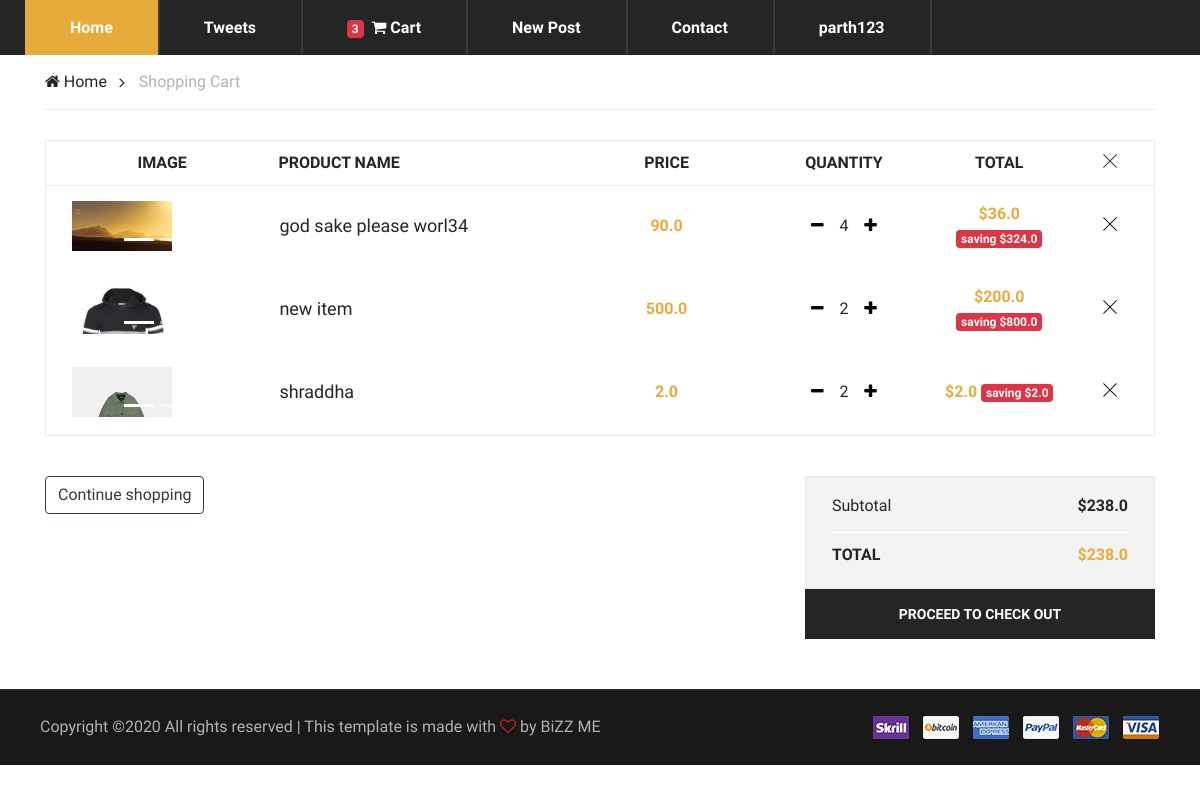
The app's page /order-summary/ (signed in) with its own data.
### userpanel/models.py (models this page shows)
class User(AbstractUser):
    is_customer = models.BooleanField(default=False)
    is_business = models.BooleanField(default=False)

### ecommerce/models.py (models this page shows, shortened)
class Order(models.Model):
    user = models.ForeignKey(User,
                             on_delete=models.CASCADE)
    item = models.ManyToManyField(OrderItem)
    start_date = models.DateTimeField(auto_now_add=True)
    ordered_date = models.DateTimeField()
    ordered = models.BooleanField(default=False)
    billing_address = models.ForeignKey(
        'BillingAddress', on_delete=models.SET_NULL, blank=True, null=True)
    payment = models.ForeignKey(
        'Payment', on_delete=models.SET_NULL, blank=True, null=True)
    coupon = models.ForeignKey(
        'Coupon', on_delete=models.SET_NULL, blank=True, null=True)
    def get_total(self):
        total = 0
        for order_item in self.item.all():
            total += order_item.get_final_price()
        if self.coupon:
            total -= self.coupon.amount
            return total
        return total

class OrderItem(models.Model):
    user = models.ForeignKey(User,
                             on_delete=models.CASCADE)
    ordered = models.BooleanField(default=False)
    item = models.ForeignKey(Item, on_delete=models.CASCADE)
    quantity = models.IntegerField(default=1)
    def get_total_item_price(self):
        return self.quantity * self.item.price
    def get_total_discounted_item_price(self):
        return self.quantity * self.item.discounted_price
    def get_amount_saved(self):
        return self.get_total_item_price() - self.get_total_discounted_item_price()
    def get_final_price(self):
        if self.item.discounted_price:
            return self.get_total_discounted_item_price()
        return self.get_total_item_price()

class Item(models.Model):
    title = models.CharField(max_length=100)
    price = models.FloatField()
    discounted_price = models.FloatField(blank=True, null=True)
    category = models.CharField(choices=CATEGORY_CHOICES, max_length=2)
    label = models.CharField(choices=LABEL_CHOICES, max_length=1)
    desciption = models.TextField()
    image = models.ImageField(
        default="default_product.jpg", upload_to='Item_picture')
    image_1 = models.ImageField(
        default="default_product.jpg", upload_to='Item_picture')
    image_2 = models.ImageField(
        default="default_product.jpg", upload_to='Item_picture')
    business = models.ForeignKey(User, on_delete=models.CASCADE)

### ecommerce/views.py (the view)
# urls.py: path("order-summary/", OrderSummaryView.as_view(), name="order-summary"),
class OrderSummaryView(LoginRequiredMixin, View):
    def get(self, *args, **kwargs):
        try:
            order = Order.objects.get(user=self.request.user, ordered=False)
            context = {
                'object': order
            }
            return render(self.request, "ecommerce/order_summary.html", context)
        except ObjectDoesNotExist:
            messages.warning(self.request, "You do not have an active order")
            return redirect("/")

### ecommerce/templatetags/cart_template_tags.py (called while the page is built)
@register.filter
def cart_item_count(user):
    if user.is_authenticated:
        qs = Order.objects.filter(user=user, ordered=False)
        if qs.exists():
            return qs[0].item.count()
    return 0

### templates/ecommerce/order_summary.html (shortened to what this page needs)
{% extends "base.html" %}
{% load static %}
{% block content %}
<div class="container">
    <div class="breacrumb-section">
        <div class="container">
            <div class="row">
                <div class="col-lg-12">
                    <div class="breadcrumb-text product-more">
                        <a href="{% url 'home' %}"><i class="fa fa-home"></i> Home</a>
                        <span>Shopping Cart</span>
                    </div>
                </div>
            </div>
        </div>
    </div>
  <section class="shopping-cart spad" style="margin-top: -50px;">
    <div class="container">
      <div class="row">
        <div class="col-lg-12">
          <div class="cart-table">
            <table>
              <thead>
                <tr>
                  <th>Image</th>
                  <th class="p-name">Product Name</th>
                  <th>Price</th>
                  <th>Quantity</th>
                  <th>Total</th>
                  <th><i class="ti-close"></i></th>
                </tr>
              </thead>
              <tbody>
                {% for order_item in object.item.all %}
                <tr>
                  <td class="cart-pic first-row">
                  <div id="carouselExampleIndicators" class="carousel slide" data-ride="carousel" style="margin-left: 25px;">
                    <ol class="carousel-indicators">
                      <li data-target="#carouselExampleIndicators" data-slide-to="0" class="active"></li>
                      <li data-target="#carouselExampleIndicators" data-slide-to="1"></li>
                      <li data-target="#carouselExampleIndicators" data-slide-to="2"></li>
                    </ol>
                    <div class="carousel-inner" style="max-height: 50px;max-width: 100px;">
                      <div class="carousel-item active">
                        <img class="d-block w-100" src="{{ order_item.item.image.url }}" alt="First slide">
                      </div>
                    </div>
                  </div>
                  </td>
                  <td class="cart-title first-row">
                    <h5>{{ order_item.item.title }}</h5>
                  </td>
                  <td class="p-price first-row">
                    {{ order_item.item.price }}
                  </td>
                  <td class="qua-col first-row">
                    <a href="{% url 'ecommerce:remove-single-item-from-cart' order_item.item.pk %}">
                      <i class="fa fa-minus" aria-hidden="true" style="color: black;"></i>
                    </a>
                    {{ order_item.quantity }}
                    <a href="{% url 'ecommerce:add-to-cart' order_item.item.pk %}"><i class="fa fa-plus" aria-hidden="true" style="color: black;"></i>
                    </a>
                  </td>
                  <td class="total-price first-row">
                    {% if order_item.item.discounted_price %}
                    ${{ order_item.get_total_discounted_item_price }}
                    <span class="badge badge-danger">saving ${{ order_item.get_amount_saved }}</span>
                    {% else %}
                    ${{ order_item.get_total_item_price }}
                    {% endif %}
                  </td>
                  <td class="close-td first-row">
                    <a href="{% url 'ecommerce:remove-from-cart' order_item.item.pk %}">
                      <i class="ti-close" style="color: black;"></i>
                    </a>
                  </td>
                </tr>
                {% endfor %}
              </tbody>
            </table>
          </div>
          <div class="row">
            <div class="col-lg-4">
              <div class="cart-buttons">
                <a href="/" class="btn btn-outline-dark">Continue shopping</a>
              </div>
            </div>
            {% if object.get_total %}
            <div class="col-lg-4 offset-lg-4">
              <div class="proceed-checkout">
                <ul>
                  <li class="subtotal">Subtotal
                    <span>${{ object.get_total }}</span>
                  </li>
                  <li class="cart-total">Total
                    <span>${{ object.get_total }}</span>
                  </li>
                </ul>
                <a href="/checkout/" class="proceed-btn">
                  PROCEED TO CHECK OUT
                </a>
              </div>
            </div>
            {% endif %}
          </div>
        </div>
      </div>
    </div>
  </section>
</div>
<footer class="footer-section" style="margin-top: -55px;">
  <div class="copyright-reserved">
    <div class="container">
      <div class="row">
        <div class="col-lg-12">
          <div class="copyright-text">
            Copyright &copy;<script>document.write(new Date().getFullYear());</script> All rights reserved | This template is made with <i class="fa fa-heart-o" aria-hidden="true"></i> by <a href="https://colorlib.com" target="_blank">BiZZ ME</a>
          </div>
          <div class="payment-pic">
            <img src="{% static 'img/payment-method.png' %}" alt="">
          </div>
        </div>
      </div>
    </div>
  </div>
</footer>
{% endblock content %}

### templates/navbar.html (shortened to what this page needs)
{% load static %}
{% load cart_template_tags %}
<header class="header-section">
  <div class="nav-item">
    <div class="container">
      <nav class="nav-menu mobile-menu">
        <ul>
          <li class="active">
            <a href="{% url 'home' %}">
              Home
            </a>
          </li>
          <li>
            <a href="{% url 'blogpost:post-list' %}">
              Tweets
            </a>
          </li>
          {% if request.user.is_authenticated %}
          <li>
            <a href="{% url 'ecommerce:order-summary' %}">
               <span class="badge badge-danger z-depth-1 mr-1"> {{ request.user|cart_item_count }} </span>
                        <i class="fa fa-shopping-cart"></i>
                        <span class="clearfix d-none d-sm-inline-block"> Cart </span>
            </a>
          </li>
          <li>
            <a href="{% url 'blogpost:post-create' %}">New Post</a>
          </li>
          {% endif %}
           <li><a href="{% url 'contact' %}">Contact</a></li>
           {% if request.user.is_authenticated %}
                <li><a href="#">{{ request.user.username }}</a>
           {% else %}
              <li><a href="#">User Management</a>
            {% endif %}
            </li>
        </ul>
      </nav>
  </div>
</div>
</header>

### static/css/MainStyle.css (style rules this page uses)
html, body { height: 100%; font-family: "Muli", sans-serif; -webkit-font-smoothing: antialiased; font-smoothing: antialiased; }
h1, h2, h3, h4, h5, h6 { margin: 0; color: #111111; font-weight: 400; font-family: "Muli", sans-serif; }
h5 { font-size: 18px; }
img { max-width: 100%; }
ul, ol { padding: 0; margin: 0; }
.spad { padding-top: 100px; padding-bottom: 100px; }
.nav-item { background: #252525; display: -webkit-box; display: -ms-flexbox; display: flex; }
.nav-item .nav-menu { display: -webkit-inline-box; display: -ms-inline-flexbox; display: inline-flex; position: relative; }
.nav-item .nav-menu li { list-style: none; display: inline-block; margin-left: -5px; position: relative; }
.nav-item .nav-menu li.active a { background: #e7ab3c; }
.nav-item .nav-menu li a { font-size: 16px; font-weight: 700; display: block; color: #ffffff; border-right: 2px solid #3b3b3b; padding: 16px 42px 15px; -webkit-transition: all 0.3s; -o-transition: all 0.3s; transition: all 0.3s; }
.footer-section { background: #191919; }
.copyright-reserved { border-top: 1px solid #303030; padding: 15px ; margin-top: 45px; }
.copyright-reserved .copyright-text { padding: 10px; float: left; font-size: 16px; color: #b2b2b2; }
.copyright-reserved .copyright-text a { color: #b2b2b2; }
.copyright-reserved .copyright-text i { color: #cc2424; }
.copyright-reserved .payment-pic { float: right; padding: 10px ; }
.breadcrumb-text { border-bottom: 1px solid #ebebeb; padding: 15px 0; }
.breadcrumb-text.product-more a:nth-child(1):after { color: #252525; }
.breadcrumb-text a { display: inline-block; font-size: 16px; color: #252525; margin-right: 28px; position: relative; }
.breadcrumb-text a:after { position: absolute; right: -18px; top: 0px; content: ""; font-family: "FontAwesome"; font-size: 16px; color: #b2b2b2; }
.breadcrumb-text span { display: inline-block; color: #b2b2b2; }
.shopping-cart { padding-top: 80px; padding-bottom: 60px; }
.cart-table { margin-bottom: 40px; }
.cart-table table { width: 100%; min-width: 480px; border: 1px solid #ebebeb; }
.cart-table table tr th { font-size: 16px; color: #252525; font-weight: 700; border-bottom: 1px solid #ebebeb; text-align: center; padding: 10px 0 10px; text-transform: uppercase; }
.cart-table table tr th.p-name { text-align: left; }
.cart-table table tr td { text-align: center; padding-bottom: 18px; }
.cart-table table tr td.first-row { padding-top: 15px; }
.cart-table table tr td.cart-pic { width: 21%; }
.cart-table table tr td.cart-title { text-align: left; }
.cart-table table tr td.cart-title h5 { color: #252525; }
.cart-table table tr td.p-price { width: 16%; }
.cart-table table tr td.p-price, .cart-table table tr td.total-price { color: #e7ab3c; font-size: 16px; font-weight: 700; }
.cart-table table tr td.qua-col { width: 16%; }
.cart-table table tr td.total-price { width: 12%; }
.cart-table table tr td.close-td { font-size: 16px; color: #252525; width: 8%; }
.cart-table table tr td.close-td i { cursor: pointer; }
.cart-buttons { margin-bottom: 34px; }
.proceed-checkout ul { border: 2px solid #ebebeb; background: #f3f3f3; padding-left: 25px; padding-right: 25px; padding-top: 16px; padding-bottom: 20px; }
.proceed-checkout ul li { list-style: none; font-size: 16px; font-weight: 700; color: #252525; text-transform: uppercase; overflow: hidden; }
.proceed-checkout ul li.subtotal { font-weight: 400; text-transform: capitalize; border-bottom: 1px solid #ffffff; padding-bottom: 14px; }
.proceed-checkout ul li.subtotal span { font-weight: 700; }
.proceed-checkout ul li.cart-total { padding-top: 10px; }
.proceed-checkout ul li.cart-total span { color: #e7ab3c; }
.proceed-checkout ul li span { float: right; }
.proceed-checkout .proceed-btn { font-size: 14px; font-weight: 700; color: #ffffff; background: #252525; text-transform: uppercase; padding: 15px 25px 14px 25px; display: block; text-align: center; }
@media only screen and (min-width: 1200px) and (max-width: 1920px) { .nav-item .nav-menu li a { padding: 16px 45px 15px; } }
@media only screen and (min-width: 1200px) { .container { max-width: 1170px; } }

### records on screen
User: user|cart_item_count "3", user.username "parth123"
OrderItem: item.image (picture), item "god sake please worl34", item.price "90.0", quantity "4", get_total_discounted_item_price "36.0", get_amount_saved "324.0"
OrderItem: item.image (picture), item "new item", item.price "500.0", quantity "2", get_total_discounted_item_price "200.0", get_amount_saved "800.0"
OrderItem: item.image (picture), item "shraddha", item.price "2.0", quantity "2", get_total_discounted_item_price "2.0", get_amount_saved "2.0"
Order: get_total "238.0"
